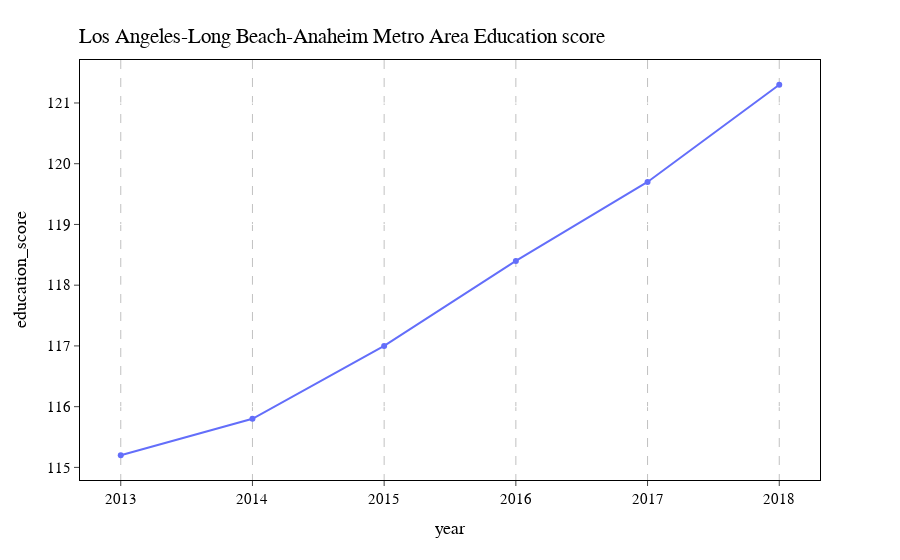

Notebook cell for this chart:
### Code cell
fig = px.line(edu_score, x='year', y='education_score', markers=True)
fig.update_layout(plot_bgcolor='white')
fig.update_layout(
    title={
        'text': "Los Angeles-Long Beach-Anaheim Metro Area Education score",
        'y':0.95,
        'x':0.38,
        'xanchor': 'center',
        'yanchor': 'top'},
    xaxis = dict(
        showgrid=True,
        gridwidth=0.5,
        gridcolor='grey',
        griddash='dash',
        mirror=True,
        ticks='outside',
        showline=True,
        tickmode='linear',
        linecolor='black',
        linewidth=1),
    yaxis = dict(
        mirror=True,
        ticks='outside',
        showline=True,
        linecolor='black',
        linewidth=1),
    font=dict(
        family="Times New Roman",
        size=15,
        color="Black"))
fig.show()

### Figure 1 — Plotly figure (JSON) as saved in the notebook; plotly's stock layout.template omitted (floating-point values rounded to 4 significant figures)
{"data": [{"hovertemplate": "year=%{x}<br>education_score=%{y}<extra></extra>", "legendgroup": "", "line": {"color": "#636efa", "dash": "solid"}, "marker": {"symbol": "circle"}, "mode": "lines+markers", "name": "", "orientation": "v", "showlegend": false, "type": "scatter", "x": [2013, 2014, 2015, 2016, 2017, 2018], "xaxis": "x", "y": [115.2, 115.8, 117.0, 118.4, 119.7, 121.3], "yaxis": "y"}], "layout": {"font": {"color": "Black", "family": "Times New Roman", "size": 15}, "legend": {"tracegroupgap": 0}, "margin": {"t": 60}, "plot_bgcolor": "white", "title": {"text": "Los Angeles-Long Beach-Anaheim Metro Area Education score", "x": 0.38, "xanchor": "center", "y": 0.95, "yanchor": "top"}, "xaxis": {"anchor": "y", "domain": [0, 1], "gridcolor": "grey", "griddash": "dash", "gridwidth": 0.5, "linecolor": "black", "linewidth": 1, "mirror": true, "showgrid": true, "showline": true, "tickmode": "linear", "ticks": "outside", "title": {"text": "year"}}, "yaxis": {"anchor": "x", "domain": [0, 1], "linecolor": "black", "linewidth": 1, "mirror": true, "showline": true, "ticks": "outside", "title": {"text": "education_score"}}}}
